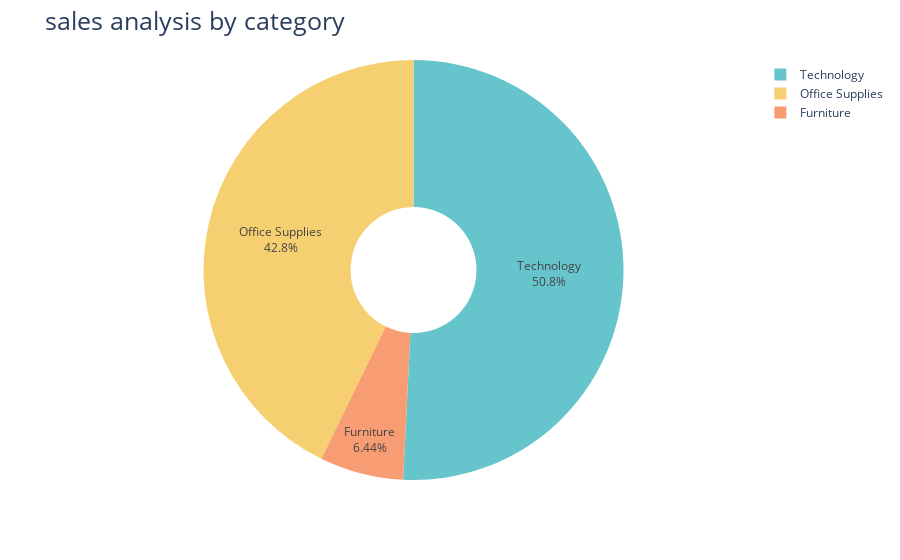

Notebook cell for this chart:
### Code cell
profit_by_category = data.groupby("Category")['Profit'].sum().reset_index()
fig = px.pie(profit_by_category,
             values = "Profit",
             names = "Category",
             hole = 0.3,
             color_discrete_sequence = px.colors.qualitative.Pastel)
fig.update_traces(textposition ='inside', textinfo = "label+percent")
fig.update_layout(title_text = "sales analysis by category",title_font = dict(size =25))
fig.show()

### Figure 1 — Plotly figure (JSON) as saved in the notebook; plotly's stock layout.template omitted (floating-point values rounded to 4 significant figures)
{"data": [{"domain": {"x": [0, 1], "y": [0, 1]}, "hole": 0.3, "hovertemplate": "Category=%{label}<br>Profit=%{value}<extra></extra>", "labels": ["Furniture", "Office Supplies", "Technology"], "legendgroup": "", "name": "", "showlegend": true, "textinfo": "label+percent", "textposition": "inside", "type": "pie", "values": [18450.0, 122500.0, 145500.0]}], "layout": {"autosize": true, "legend": {"tracegroupgap": 0}, "margin": {"t": 60}, "piecolorway": ["rgb(102, 197, 204)", "rgb(246, 207, 113)", "rgb(248, 156, 116)", "rgb(220, 176, 242)", "rgb(135, 197, 95)", "rgb(158, 185, 243)", "rgb(254, 136, 177)", "rgb(201, 219, 116)", "rgb(139, 224, 164)", "rgb(180, 151, 231)", "rgb(179, 179, 179)"], "title": {"font": {"size": 25}, "text": "sales analysis by category"}}}
